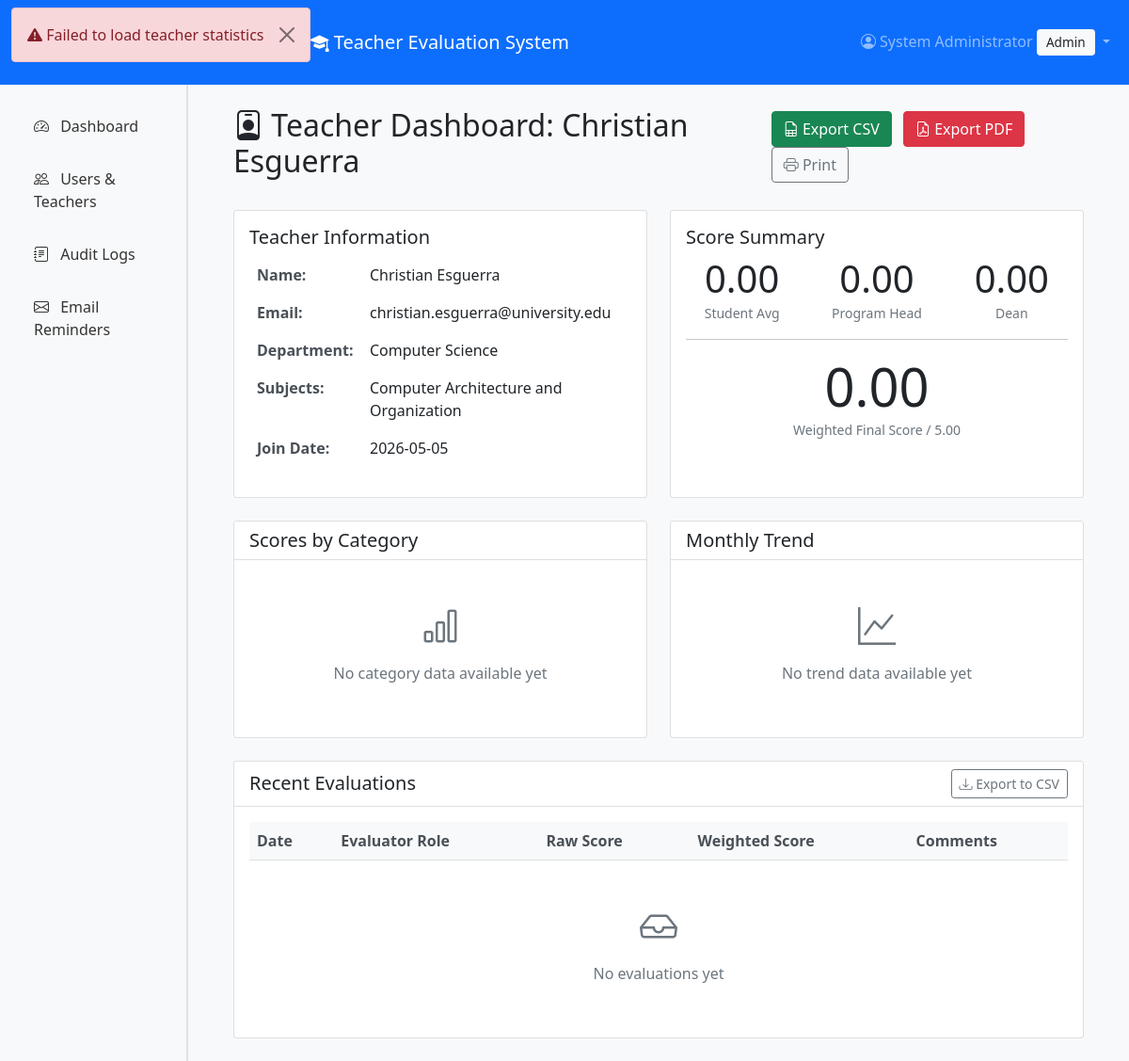
/teacher/2/dashboard (signed in), run on the app's committed database.
### models.py (models this page shows, shortened)
class User(UserMixin, db.Model):
    __tablename__ = 'users'
    id = db.Column(db.Integer, primary_key=True)
    username = db.Column(db.String(80), unique=True, nullable=False)
    email = db.Column(db.String(120), unique=True, nullable=False)
    password_hash = db.Column(db.String(200), nullable=False)
    role = db.Column(db.String(50), nullable=False)  # student, program_head, dean, admin
    full_name = db.Column(db.String(100), nullable=False)
    department = db.Column(db.String(100))
    is_active = db.Column(db.Boolean, default=True)
    created_at = db.Column(db.DateTime, default=datetime.utcnow)
    roll_number = db.Column(db.String(20), unique=True)
    program = db.Column(db.String(100))
    semester = db.Column(db.Integer)
    is_irregular = db.Column(db.Boolean, default=False)  # ADDED: Regular/Irregular student
    evaluations_given = db.relationship('Evaluation', foreign_keys='Evaluation.evaluator_id',
                                      backref='evaluator', lazy=True)
    audit_logs = db.relationship('AuditLog', backref='user', lazy=True)
    enrollments = db.relationship('Enrollment', backref='student', lazy=True)
    class_evaluations = db.relationship('ClassEvaluation', backref='evaluator', lazy=True)

class Teacher(db.Model):
    __tablename__ = 'teachers'
    id = db.Column(db.Integer, primary_key=True)
    name = db.Column(db.String(100), nullable=False)
    email = db.Column(db.String(120), unique=True, nullable=False)
    department = db.Column(db.String(100), nullable=False)
    subjects = db.Column(db.String(500))  # Comma-separated subjects
    joining_date = db.Column(db.DateTime, default=datetime.utcnow)
    is_active = db.Column(db.Boolean, default=True)
    evaluations = db.relationship('Evaluation', backref='teacher', lazy=True)
    class_assignments = db.relationship('ClassAssignment', backref='teacher', lazy=True)

### app.py (the view, shortened to what this page needs)
@app.route('/teacher/<int:teacher_id>/dashboard')
@login_required
def teacher_dashboard(teacher_id):
    teacher = Teacher.query.get_or_404(teacher_id)
    if current_user.role == 'student' and current_user.role != 'admin':
        if current_user.role == 'program_head' and teacher.department != current_user.department:
            abort(403)
    evaluations = Evaluation.query.filter_by(teacher_id=teacher_id).order_by(
        Evaluation.submitted_at.desc()
    ).all()
    if evaluations:
        stats = calculate_teacher_stats(teacher_id, evaluations)
    else:
        stats = {
            'total_evaluations': 0,
            'scores_by_role': {
                'student': {'avg': 0, 'count': 0},
                'program_head': {'avg': 0, 'count': 0},
                'dean': {'avg': 0, 'count': 0}
            },
            'monthly_averages': {},
            'category_averages': {
                'teaching_clarity': 0,
                'engagement': 0,
                'fairness': 0,
                'curriculum': 0,
                'assessment': 0,
                'mentoring': 0,
                'attendance': 0,
                'commitment': 0,
                'teaching_quality': 0
            }
        }
    evaluation_list = []
    return render_template('shared/teacher_dashboard.html',
                         teacher=teacher,
                         evaluations=evaluation_list,
                         stats=stats)

### app.py (called while the page is built)
@login_manager.user_loader
def load_user(user_id):
    return User.query.get(int(user_id))

### templates/shared/teacher_dashboard.html (shortened to what this page needs)
{% extends "base.html" %}
{% block content %}
<div class="container-fluid py-4" id="teacher-dashboard" data-teacher-id="{{ teacher.id }}" data-stats='{{ stats|tojson }}'>
    <div class="d-flex justify-content-between align-items-center mb-4">
        <h2><i class="bi bi-person-badge"></i> Teacher Dashboard: {{ teacher.name }}</h2>
        <div>
            <button class="btn btn-success me-2" id="exportCsvBtn">
                <i class="bi bi-file-earmark-spreadsheet"></i> Export CSV
            </button>
            <button class="btn btn-danger me-2" id="exportPdfBtn">
                <i class="bi bi-file-earmark-pdf"></i> Export PDF
            </button>
            <button class="btn btn-outline-secondary" onclick="window.print()">
                <i class="bi bi-printer"></i> Print
            </button>
        </div>
    </div>
    <div class="row mb-4">
        <div class="col-md-6">
            <div class="card h-100">
                <div class="card-body">
                    <h5 class="card-title">Teacher Information</h5>
                    <table class="table table-borderless">
                        <tr>
                            <th width="120">Name:</th>
                            <td>{{ teacher.name }}</td>
                        </tr>
                        <tr>
                            <th>Email:</th>
                            <td>{{ teacher.email }}</td>
                        </tr>
                        <tr>
                            <th>Department:</th>
                            <td>{{ teacher.department }}</td>
                        </tr>
                        <tr>
                            <th>Subjects:</th>
                            <td>{{ teacher.subjects }}</td>
                        </tr>
                        <tr>
                            <th>Join Date:</th>
                            <td>{{ teacher.joining_date.strftime('%Y-%m-%d') }}</td>
                        </tr>
                    </table>
                </div>
            </div>
        </div>
        <div class="col-md-6">
            <div class="card h-100">
                <div class="card-body">
                    <h5 class="card-title">Score Summary</h5>
                    <div class="row text-center">
                        <div class="col-4">
                            <div class="display-6" id="studentScore">{{ "%.2f"|format(stats.scores_by_role.student.avg or 0) }}</div>
                            <small class="text-muted">Student Avg</small>
                        </div>
                        <div class="col-4">
                            <div class="display-6" id="programHeadScore">{{ "%.2f"|format(stats.scores_by_role.program_head.avg or 0) }}</div>
                            <small class="text-muted">Program Head</small>
                        </div>
                        <div class="col-4">
                            <div class="display-6" id="deanScore">{{ "%.2f"|format(stats.scores_by_role.dean.avg or 0) }}</div>
                            <small class="text-muted">Dean</small>
                        </div>
                    </div>
                    <hr>
                    <div class="text-center">
                        <div class="display-4" id="overallScore">
                            {{ "%.2f"|format((stats.scores_by_role.student.avg or 0) * 0.5 +
                                            (stats.scores_by_role.program_head.avg or 0) * 0.3 +
                                            (stats.scores_by_role.dean.avg or 0) * 0.2) }}
                        </div>
                        <small class="text-muted">Weighted Final Score / 5.00</small>
                    </div>
                </div>
            </div>
        </div>
    </div>
    <div class="row mb-4">
        <div class="col-md-6">
            <div class="card">
                <div class="card-header bg-white">
                    <h5 class="mb-0">Scores by Category</h5>
                </div>
                <div class="card-body">
                    <div id="categoryNoData" class="text-center py-4" style="display: none;">
                    </div>
                </div>
            </div>
        </div>
        <div class="col-md-6">
            <div class="card">
                <div class="card-header bg-white">
                    <h5 class="mb-0">Monthly Trend</h5>
                </div>
                <div class="card-body">
                    <div id="trendNoData" class="text-center py-4" style="display: none;">
                    </div>
                </div>
            </div>
        </div>
    </div>
    <div class="card">
        <div class="card-header bg-white d-flex justify-content-between align-items-center">
            <h5 class="mb-0">Recent Evaluations</h5>
            <button class="btn btn-sm btn-outline-secondary" onclick="exportEvaluationsToCSV()">
                <i class="bi bi-download"></i> Export to CSV
            </button>
        </div>
        <div class="card-body">
            <div class="table-responsive">
                <table class="table table-hover align-middle" id="evaluationsTable">
                    <thead class="table-light">
                        <tr>
                            <th>Date</th>
                            <th>Evaluator Role</th>
                            <th>Raw Score</th>
                            <th>Weighted Score</th>
                            <th>Comments</th>
                        </tr>
                    </thead>
                </table>
            </div>
            {% if not evaluations %}
            <div class="text-center py-4">
                <i class="bi bi-inbox fs-1 text-muted"></i>
                <p class="text-muted mt-2">No evaluations yet</p>
            </div>
            {% endif %}
        </div>
    </div>
</div>
{% endblock %}

### templates/base.html (shortened to what this page needs)
<!DOCTYPE html>
<html lang="en">
<head>
    <link href="https://cdn.jsdelivr.net/npm/bootstrap@5.1.3/dist/css/bootstrap.min.css" rel="stylesheet">
    <link rel="stylesheet" href="https://cdn.jsdelivr.net/npm/bootstrap-icons@1.8.1/font/bootstrap-icons.css">
    <link rel="stylesheet" href="{{ url_for('static', filename='style.css') }}">
</head>
<body>
    <nav class="navbar navbar-expand-lg navbar-dark bg-primary">
        <div class="container-fluid">
            <a class="navbar-brand" href="{{ url_for('index') }}">
                <i class="bi bi-mortarboard-fill"></i> Teacher Evaluation System
            </a>
            <div class="collapse navbar-collapse" id="navbarNav">
                <ul class="navbar-nav ms-auto">
                    {% if current_user.is_authenticated %}
                        <li class="nav-item dropdown">
                            <a class="nav-link dropdown-toggle" href="#" id="userDropdown" role="button"
                               data-bs-toggle="dropdown" aria-expanded="false">
                                <i class="bi bi-person-circle"></i> {{ current_user.full_name }}
                                <span class="badge bg-light text-dark">{{ current_user.role|replace('_', ' ')|title }}</span>
                            </a>
                        </li>
                    {% endif %}
                </ul>
            </div>
        </div>
    </nav>
    <div class="container-fluid">
        <div class="row">
            {% if current_user.is_authenticated and current_user.role != 'student' %}
            <nav class="col-md-2 d-md-block bg-light sidebar">
                <div class="position-sticky pt-3">
                    <ul class="nav flex-column">
                        {% if current_user.role == 'admin' %}
                        <li class="nav-item">
                            <a class="nav-link {% if request.endpoint == 'admin_dashboard' %}active{% endif %}"
                               href="{{ url_for('admin_dashboard') }}">
                                <i class="bi bi-speedometer2"></i> Dashboard
                            </a>
                        </li>
                        <li class="nav-item">
                            <a class="nav-link {% if request.endpoint == 'admin_users' %}active{% endif %}"
                               href="{{ url_for('admin_users') }}">
                                <i class="bi bi-people"></i> Users & Teachers
                            </a>
                        </li>
                        <li class="nav-item">
                            <a class="nav-link {% if request.endpoint == 'audit_logs' %}active{% endif %}"
                               href="{{ url_for('audit_logs') }}">
                                <i class="bi bi-journal-text"></i> Audit Logs
                            </a>
                        </li>
                        <li class="nav-item">
                            <a class="nav-link {% if request.endpoint == 'email_reminders' %}active{% endif %}"
                               href="{{ url_for('email_reminders') }}">
                                <i class="bi bi-envelope"></i> Email Reminders
                            </a>
                        </li>
                        {% endif %}
                    </ul>
                </div>
            </nav>
            <main class="col-md-10 ms-sm-auto px-md-4">
            {% else %}
            <main class="col-12">
            {% endif %}
                {% block content %}{% endblock %}
            </main>
        </div>
    </div>
</body>
</html>

### static/style.css (style rules this page uses)
body { font-family: 'Segoe UI', Tahoma, Geneva, Verdana, sans-serif; background-color: #f8f9fa; }
.sidebar { min-height: calc(100vh - 56px); background-color: #f8f9fa; border-right: 1px solid #dee2e6; box-shadow: inset -1px 0 0 rgba(0, 0, 0, .1); }
.sidebar .nav-link { color: #333; padding: 0.75rem 1rem; font-weight: 500; border-radius: 0.375rem; margin: 0.25rem 0.5rem; transition: all 0.2s; }
.sidebar .nav-link i { margin-right: 0.5rem; width: 1.25rem; text-align: center; }
.table th { font-weight: 600; color: #495057; border-top: none; }
.badge { padding: 0.5em 0.75em; font-weight: 500; }

### templates/shared/teacher_dashboard.html (style rules this page uses)
.table td { vertical-align: middle; }
.badge { font-size: 0.85rem; padding: 0.5em 0.75em; }
.display-6, .display-4 { transition: all 0.3s ease; }

### data on the page
User: full_name "System Administrator", role "Admin"
Teacher: name "Christian Esguerra", email "christian.esguerra@university.edu", department "Computer Science", subjects "Computer Architecture and Organization", joining_date "2026-05-05"

### other printed values
{{ "%.2f"|format(stats.scores_by_role.student.avg or 0) }} "0.00"
{{ "%.2f"|format(stats.scores_by_role.program_head.avg or 0) }} "0.00"
{{ "%.2f"|format(stats.scores_by_role.dean.avg or 0) }} "0.00"
